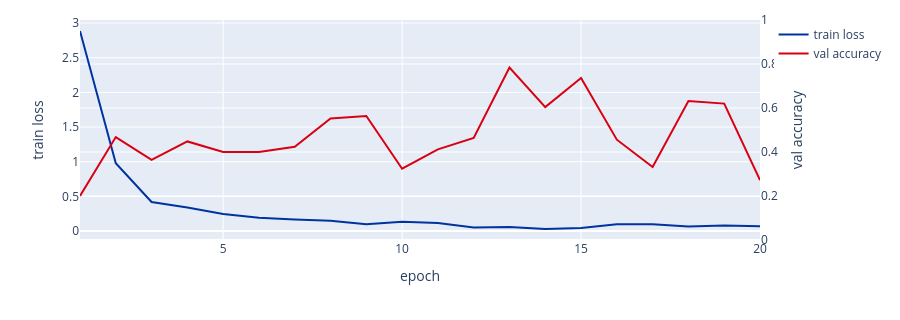

Notebook source saved alongside this figure:
### Markdown cell above
Training loss and validation accuracy per epoch:

### Code cell
fig = go.Figure()
fig.add_scatter(x=hist["epoch"], y=hist["train loss"], name="train loss", line_color=ARM_BLUE)
fig.add_scatter(x=hist["epoch"], y=hist["val accuracy"], name="val accuracy", yaxis="y2",
                line_color=ARM_RED)
fig.update_layout(height=320, xaxis_title="epoch", yaxis_title="train loss",
                  yaxis2=dict(title="val accuracy", overlaying="y", side="right", range=[0, 1]),
                  margin=dict(t=20))
fig.show()

### Figure 1 — Plotly figure (JSON) as saved in the notebook; plotly's stock layout.template omitted (floating-point values rounded to 4 significant figures)
{"data": [{"line": {"color": "#0033A0"}, "name": "train loss", "type": "scatter", "x": [1, 2, 3, 4, 5, 6, 7, 8, 9, 10, 11, 12, 13, 14, 15, 16, 17, 18, 19, 20], "y": [2.886, 0.9783, 0.4181, 0.3403, 0.2466, 0.1916, 0.1666, 0.1473, 0.09689, 0.1325, 0.115, 0.04947, 0.05827, 0.02868, 0.04149, 0.0965, 0.09637, 0.06588, 0.07998, 0.06912]}, {"line": {"color": "#D90012"}, "name": "val accuracy", "type": "scatter", "x": [1, 2, 3, 4, 5, 6, 7, 8, 9, 10, 11, 12, 13, 14, 15, 16, 17, 18, 19, 20], "y": [0.2, 0.468, 0.364, 0.448, 0.4, 0.4, 0.424, 0.552, 0.564, 0.324, 0.412, 0.464, 0.784, 0.604, 0.736, 0.456, 0.332, 0.632, 0.62, 0.272], "yaxis": "y2"}], "layout": {"height": 320, "margin": {"t": 20}, "xaxis": {"title": {"text": "epoch"}}, "yaxis": {"title": {"text": "train loss"}}, "yaxis2": {"overlaying": "y", "range": [0, 1], "side": "right", "title": {"text": "val accuracy"}}}}
